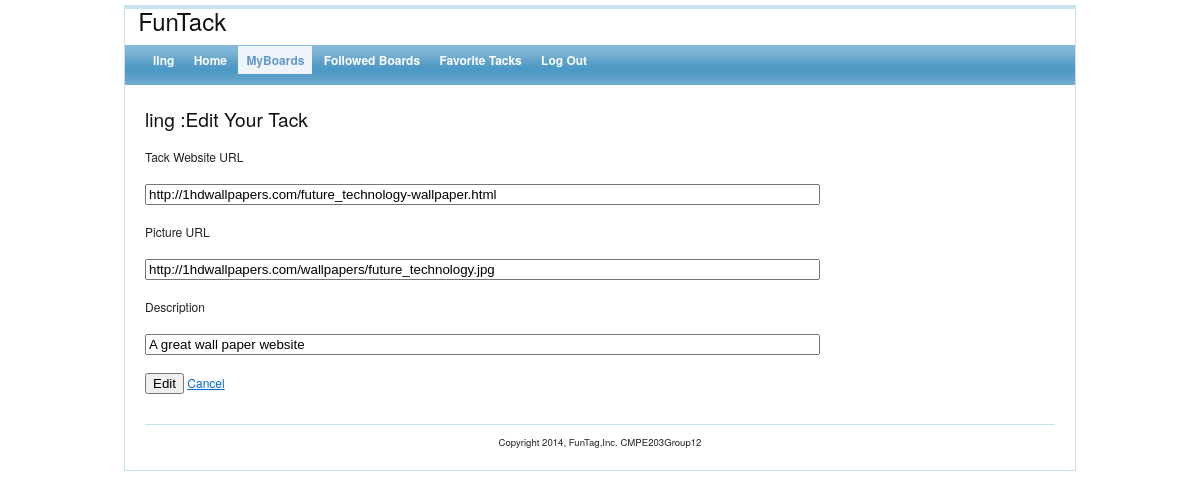
The page /views/user_edit_tack.php?tackid=1&boardid=1 (signed in) on the database its author committed.
### tables this page shows
CREATE TABLE users (
user_id int Not NULL AUTO_INCREMENT,
first_name varchar(100) NOT NULL,
last_name varchar(100) NOT NULL,
email_id varchar(100) NOT NULL,  
password MEDIUMTEXT not NULL,
admin_authority bit default 0, 
PRIMARY KEY (user_id)
);

CREATE TABLE tacks (
tack_id int NOT NULL AUTO_INCREMENT,
user_id int NOT NULL,   
website_url varchar(255) ,
picture_url varchar(255) ,
description varchar(255),
no_of_retacks int,
no_of_favorites int,
FOREIGN KEY (user_id) REFERENCES users(user_id)
  ON DELETE CASCADE ON UPDATE CASCADE,
PRIMARY KEY (tack_id)
);

### models/database.php (called while the page is built, shortened)
<?php
class MySQLDatabase {
	public $connection;
	public function open_connection(){
		$this->connection = mysqli_connect(DB_SERVER, DB_USER, DB_PASS, DB_NAME);
	}
	public function query($sql){
	 $result= mysqli_query($this->connection, $sql);
		return $result;
	}
	public function fetch_array($result_set){
		return mysqli_fetch_array($result_set);
	}
}
	$database = new MySQLDatabase();
?>

### models/user.php (called while the page is built, shortened)
<?php
	require_once("database.php");
class User {
	private static function instantiate ($record){
		$object =new self;
		$object->user_id =$record['user_id'];
		$object->email_id =$record['email_id'];
		$object->password =$record['password'];
		$object->last_name =$record['last_name'];
		$object->first_name =$record['first_name'];
		$object->admin_authority =$record['admin_authority'];
		return $object;
	}
	public static function find_by_id($id=0) {
		$result_array = static::find_by_sql("select * from users where user_id={$id} limit 1");
		return $result_array[0];
	}
	public static function find_by_sql($sql=""){
		global $database;
		$result_set =$database->query($sql);
		$object_array = array();
		while($row = $database->fetch_array($result_set)){
			$object_array[] = static::instantiate ($row);
		}
		return $object_array;
	}
}
?>

### controllers/userEditTackController.php (called while the page is built, shortened)
<?php
$user = User::find_by_id($_SESSION["user_id"]);
$tack = Tack::find_by_id($_GET["tackid"]);
$board = Board::find_by_id($_GET["boardid"]);
?>

### models/tack.php (called while the page is built, shortened)
<?php
	require_once("database.php");
class Tack {
	private static function instantiate ($record){
		$object =new self;
		$object->tack_id =$record['tack_id'];
		$object->user_id =$record['user_id'];
		$object->website_url =$record['website_url'];
		$object->picture_url =$record['picture_url'];
		$object->description =$record['description'];
		$object->no_of_retacks =$record['no_of_retacks'];
		$object->no_of_favorites =$record['no_of_favorites'];
		return $object;
	}
	public static function find_by_sql($sql=""){
		global $database;
		$result_set =$database->query($sql);
		if($result_set){
			$object_array = array();
			while($row = $database->fetch_array($result_set)){
				$object_array[] = static::instantiate ($row);
			}
			return $object_array;
		}
		else return NULL;
	}
	public static function find_by_id($id=0) {
		$result_array = static::find_by_sql("select * from tacks where tack_id={$id} limit 1");
		return $result_array[0] ;
	}
}
?>

### models/board.php (called while the page is built, shortened)
<?php
	require_once("database.php");
class Board {
	private static function instantiate ($record){
		$object =new self;
		$object->board_id=$record['board_id'];
		$object->category_id =$record['category_id'];
		$object->user_id =$record['user_id'];
		$object->name =$record['name'];
		$object->description =$record['description'];
		$object->created_date =$record['created_date'];
		$object->no_of_tacks =$record['no_of_tacks'];
		$object->privacy =$record['privacy'];
		return $object;
	}
	public static function find_by_sql($sql=""){
		global $database;
		$result_set =$database->query($sql);
		if ($result_set){
			$object_array = array();
			while($row = $database->fetch_array($result_set)){
				$object_array[] = static::instantiate ($row);
			}
			return $object_array;
		}
		else return NULL;
	}
	public static function find_by_id($id=0) {
		$result_array = static::find_by_sql("select * from boards where board_id={$id} limit 1");
		return $result_array[0] ;
	}
}

### views/user_edit_tack.php (the view, shortened to what this page needs)
<?php require_once("../controllers/userEditTackController.php"); ?>
<?php include("layouts/header.php"); ?>
<?php $activeMenu = "user_myboards"; include("layouts/menu.php"); ?>
<div id="content">
    <h2><?php echo htmlentities($user->first_name); ?> :Edit Your Tack </h2>
    <form action="user_edit_tack.php?tackid=<?php echo urlencode($tack->tack_id);?>&boardid=<?php echo urlencode($board->board_id);?>" method="post">
		<p>Tack Website URL<br></br>
		<input type="text" name="websiteurl" value="<?php echo htmlentities($tack->website_url); ?>" style="width: 50em"/>
		</p>
		<p>Picture URL<br></br>
		<input type="text" name="pictureurl" value="<?php echo htmlentities($tack->picture_url); ?>" style="width: 50em" />
		</p>
		<p>Description<br></br>
		<input type="text" name="description" value="<?php echo htmlentities($tack->description); ?>"style="width: 50em"/>
		</p>
		<input type="submit" name="submit" value="Edit"/>
		<a href="user_board.php?id=<?php echo urlencode($board->board_id);?>">Cancel</a>
    </form>
</div>
<?php include("layouts/footer.php"); ?>

### css/main.css (style rules this page uses)
body { margin: 0; padding: 0; color: #555; font: normal 10pt Arial,Helvetica,sans-serif; background: #EFEFEF; }
#content { padding: 20px; }

### css/screen.css (style rules this page uses)
html { margin:0;padding:0;border:0; }
body, div, span, object, iframe, h1, h2, h3, h4, h5, h6, p, blockquote, pre, a, abbr, acronym, address, code, del, dfn, em, img, q, dl, dt, dd, ol, ul, li, fieldset, form, label, legend, table, caption, tbody, tfoot, thead, tr, th, td, article, aside, dialog, figure, footer, header, hgroup, nav, section { margin:0;padding:0;border:0;font-size:100%;font:inherit;vertical-align:baseline; }
body { line-height:1.5;background:white; }
html { font-size:100.01%; }
body { font-size:75%;color:#222;background:#fff;font-family:"Helvetica Neue", Arial, Helvetica, sans-serif; }
h1, h2, h3, h4, h5, h6 { font-weight:normal;color:#111; }
h2 { font-size:1.6em;margin-bottom:0.75em; }
p { margin:0 0 1.5em; }
a { color:#06c;text-decoration:underline; }

### rows shown on the page
users: first_name "ling"
tacks: websiteurl "http://1hdwallpapers.com/future_technology-wallpaper.html", pictureurl "http://1hdwallpapers.com/wallpapers/future_technology.jpg", description "A great wall paper website"

### other values the page prints
$_SESSION["first_name"] "ling"
